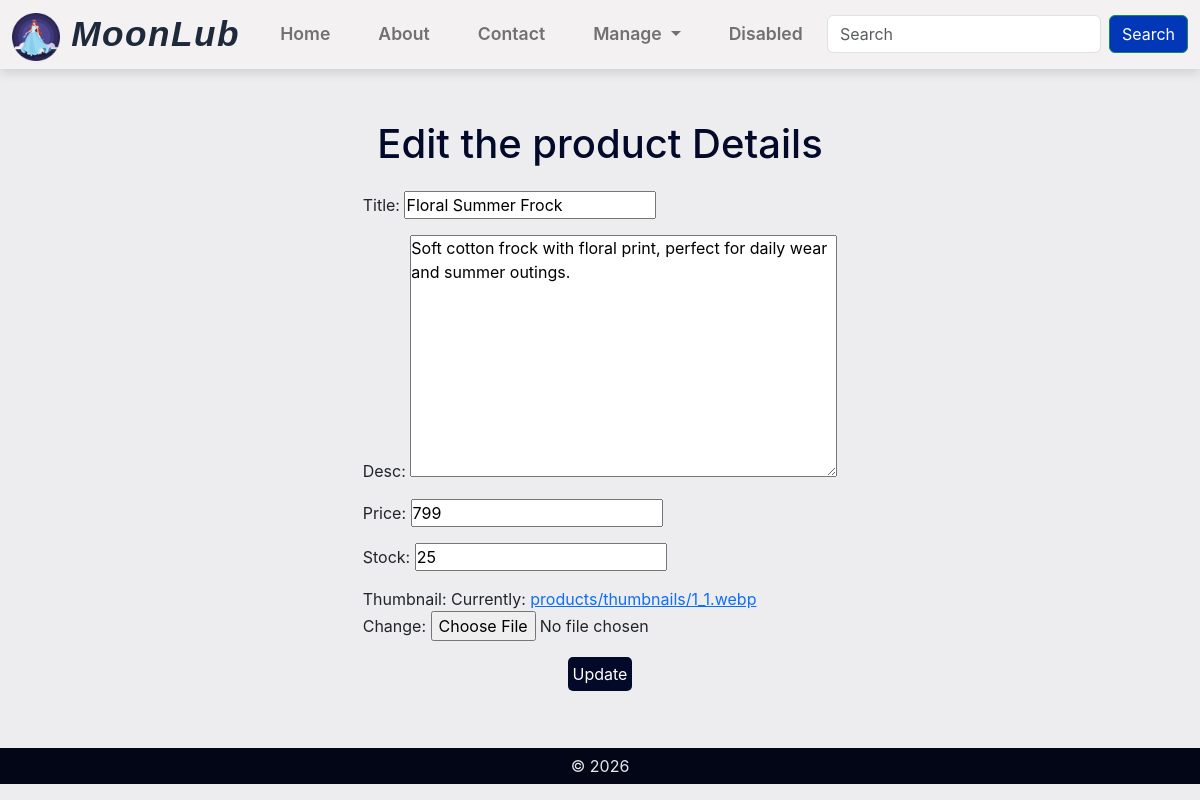
Screenshot of /products/1/edit/ with the database file from the repository.
### products/models.py (models this page shows, shortened)
class Product(models.Model):
    title = models.CharField(max_length = 255)
    desc = models.TextField(max_length = 500)
    price = models.PositiveIntegerField()
    stock = models.PositiveIntegerField()
    thumbnail = models.ImageField(upload_to = 'products/thumbnails/')
    created_at = models.DateTimeField(auto_now_add = True)
    updated_at = models.DateTimeField(auto_now = True)

### products/views.py (the view)
# urls.py: path('<int:pk>/edit/', UpdateProduct.as_view(), name='edit_product'),
class UpdateProduct(UpdateView):
    model = Product
    template_name = 'products/update_product.html'
    fields = '__all__'
    success_url = '/'

### templates/products/update_product.html (shortened to what this page needs)
{% extends 'base/base.html' %}
{%block content %}
<section>
    <div class="addform">
        <h3>Edit the product Details</h3>
        <form method="post" enctype="multipart/form-data">
            {{form.as_p}}
            <div class="adbtn">
                <button type="submit" class="addbtn">Update</button>
            </div>
        </form>
    </div>
</section>
{% endblock %}

### static/css/style.css (style rules this page uses)
* { margin: 0; padding: 0; box-sizing: border-box; }
body { padding: 73px 0 0 0; font-family: 'Inter', sans-serif; background-color: #ededef; }

### rows the page displays
Product: title "Floral Summer Frock", desc "Soft cotton frock with floral print, perfect for daily wear and summer outings.", price "799", stock "25"
